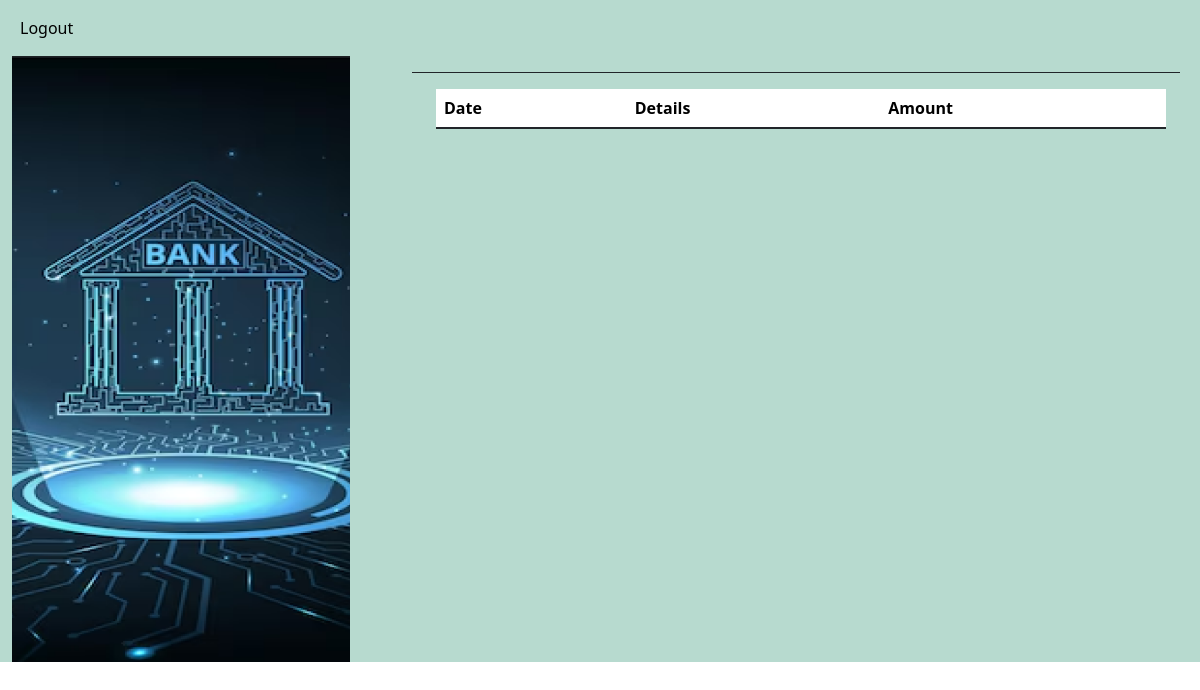
Page /all_history/3 on the earlier database version.
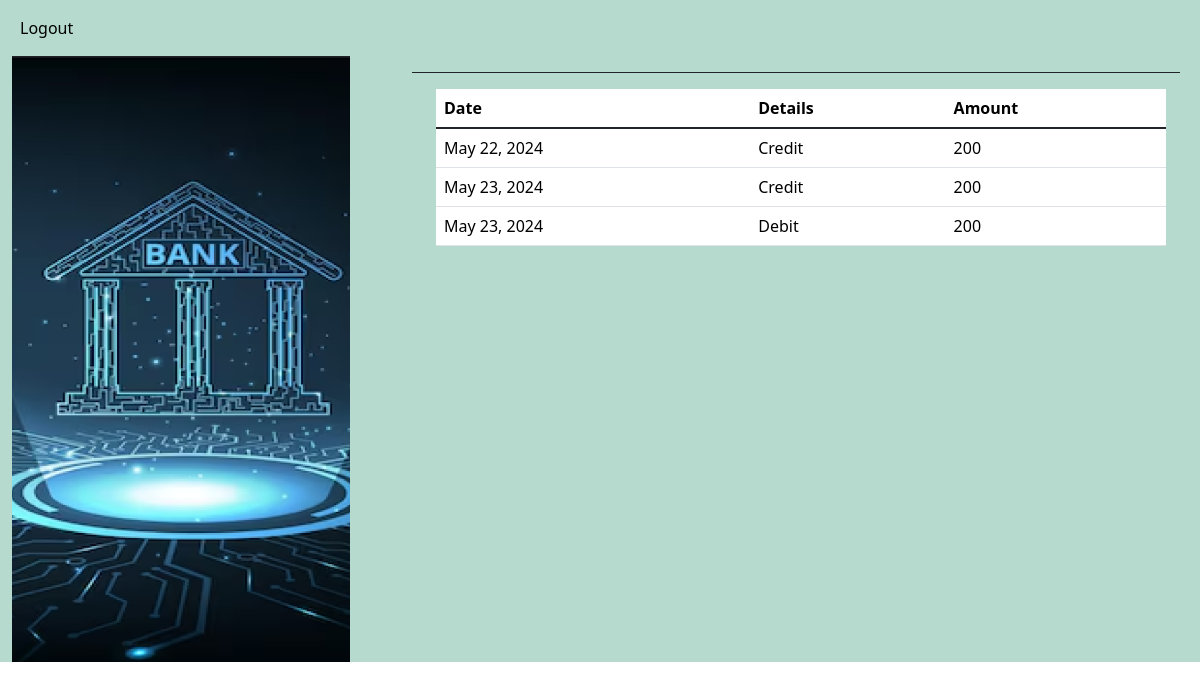
Same page on the later database version.
### app1/models.py (models this page shows)
class Transaction(models.Model):
    user_id = models.IntegerField()
    details = models.CharField(max_length=50)
    date = models.DateField(auto_now=True)
    user_amount = models.IntegerField()

### app1/views.py (the view)
# urls.py: path('all_history/<int:id>',views.all_history,name="all_history"),
def all_history(request,id):
    history = Transaction.objects.filter(user_id=id)
    return render(request,'bank/all_history.html',{'history':history})

### template/bank/all_history.html (shortened to what this page needs)
<html lang="en">
<head>
    {% load static %}
    <link href="https://cdn.jsdelivr.net/npm/bootstrap@5.3.3/dist/css/bootstrap.min.css" rel="stylesheet">
</head>
<body>
  <div>
    <nav class="navbar navbar-expand-lg mainav">
      <div class="container-fluid">
        <div class="collapse navbar-collapse" id="navbarNavAltMarkup">
          <div class="navbar-nav">
            <a class="nav-link active" aria-current="page" href="userlogout">Logout</a>
          </div>
        </div>
      </div>
    </nav>
  </div>
    <div class="container-fluid w-100" style="background-color: #B7DACF;">
        <div class="row">
            <div class="col-4" >
                <img class="bankimg" src="{% static 'image/half.png' %}" alt="">
            </div>
            <div class="col-8" style="width: 66%;">
                <hr style="opacity: 1;">
                <table style="width:95%;" class="table table-hover ms-4 ">
                    <thead>
                      <tr>
                        <th scope="col">Date</th>
                        <th scope="col">Details</th>
                        <th scope="col">Amount</th>
                      </tr>
                    </thead>
                    <tbody class="table-group-divider">
                      <tr>
                        {% for i in history %}
                        <td>{{ i.date }}</td>
                        <td>{{ i.details }}</td>
                        <td>{{ i.user_amount }}</td>
                      </tr>
                      {% endfor %}
                    </tbody>
                  </table>
            </div>
        </div>
    </div>
</body>
</html>

### template/bank/all_history.html (style rules this page uses)
.bankimg { height:606px; width: 90%; }
.mainav { background-color: #B7DACF; }

Differences in the rows shown:
added Transaction: date "May 22, 2024", details "Credit", user_amount "200"
added Transaction: date "May 23, 2024", details "Credit", user_amount "200"
added Transaction: date "May 23, 2024", details "Debit", user_amount "200"
